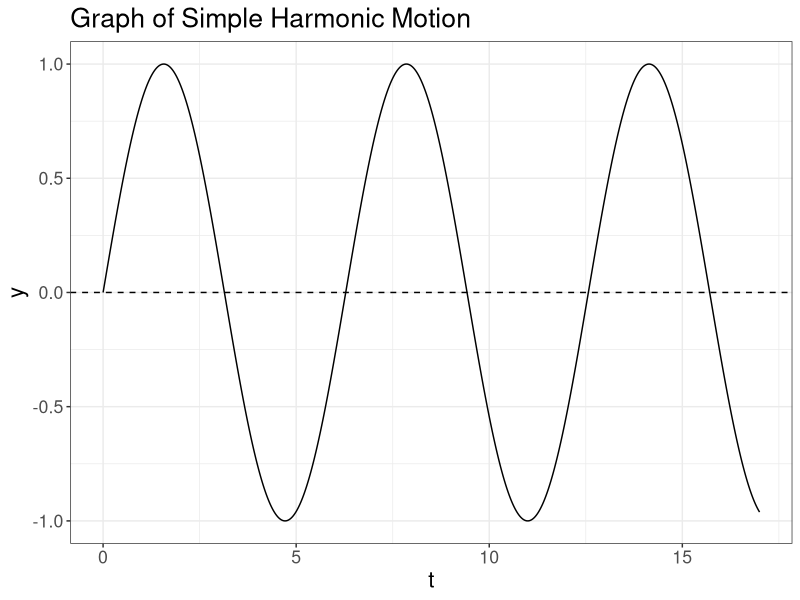
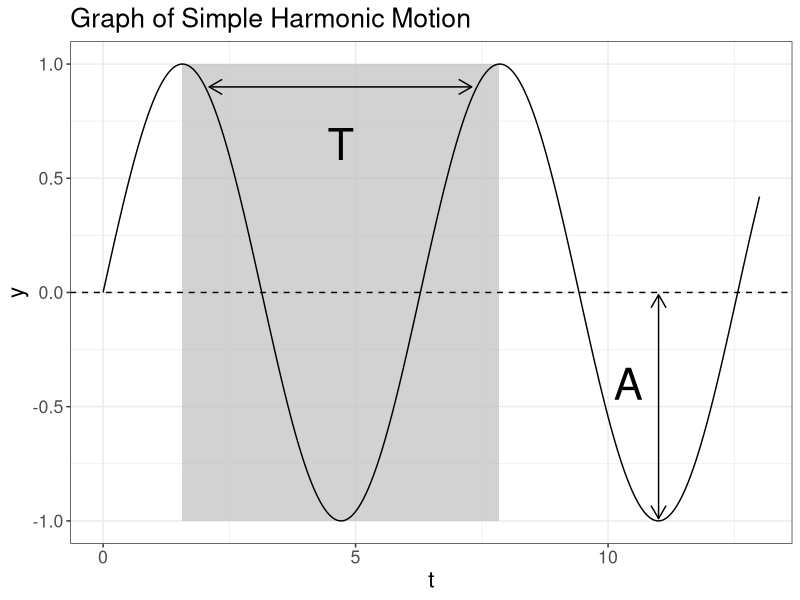
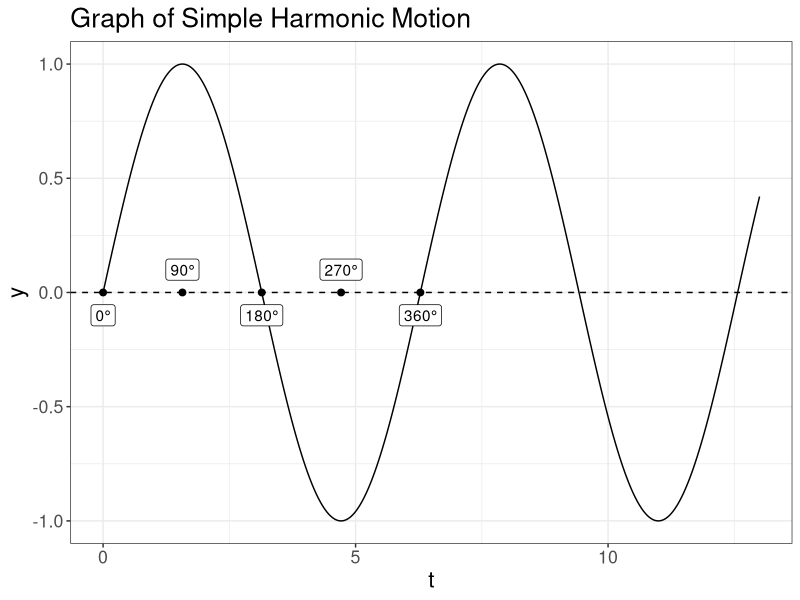
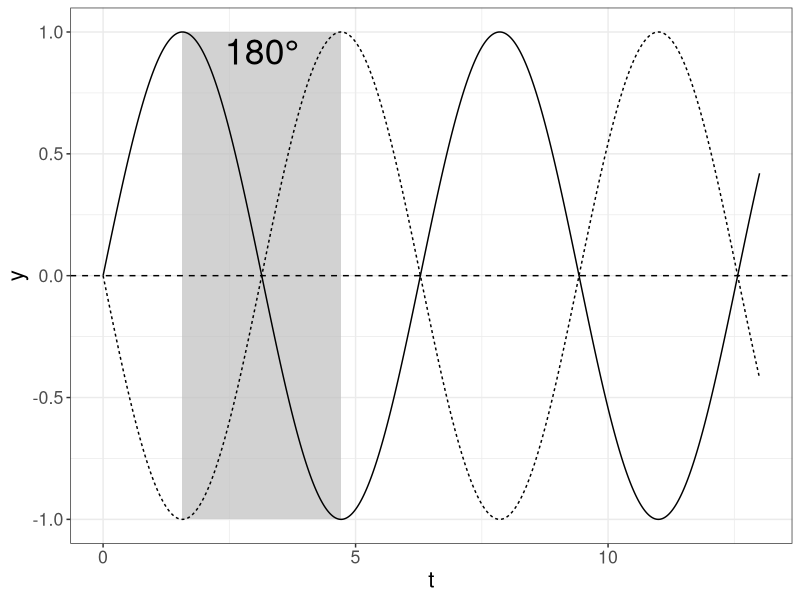
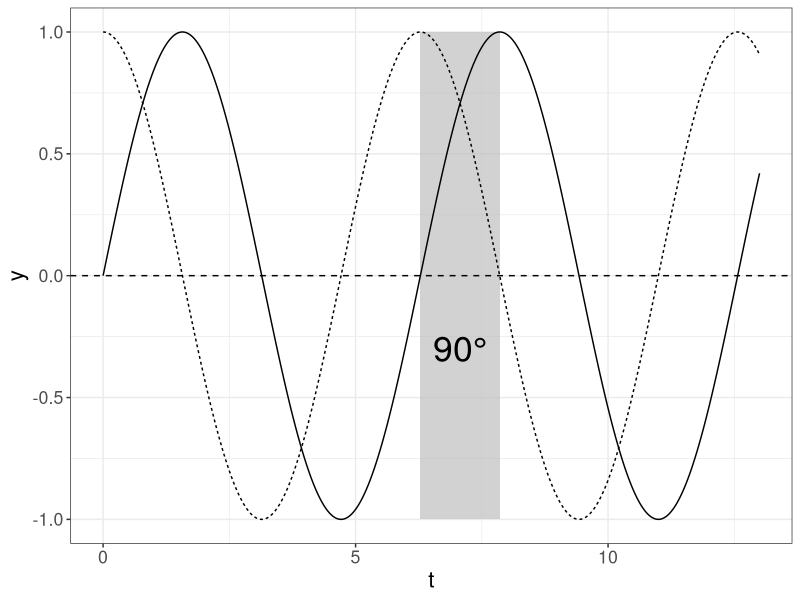
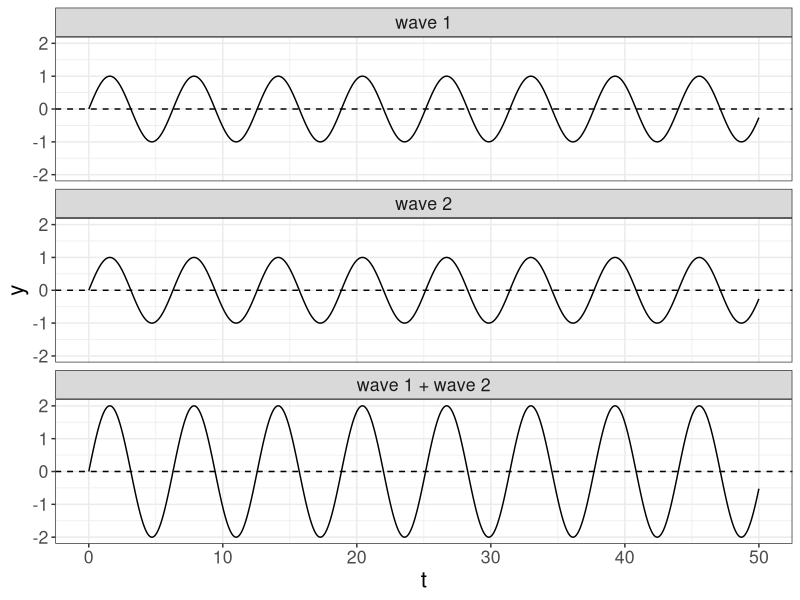
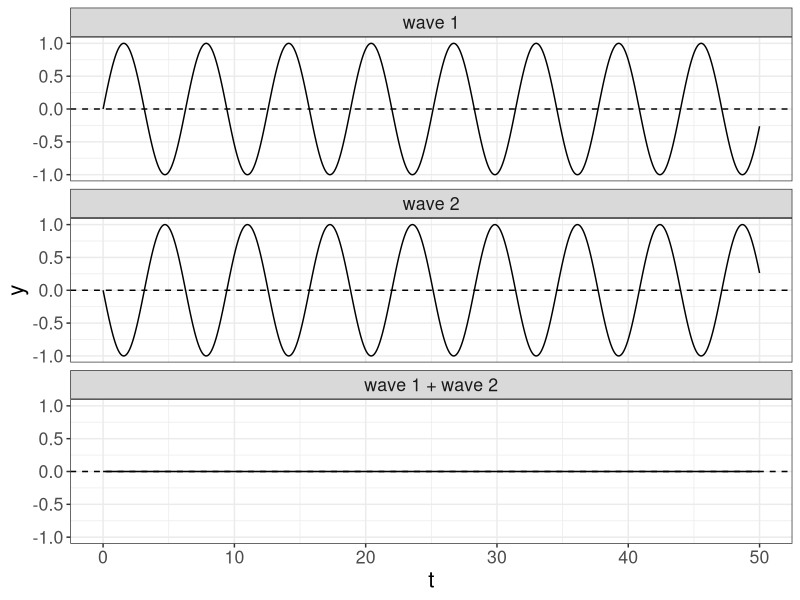
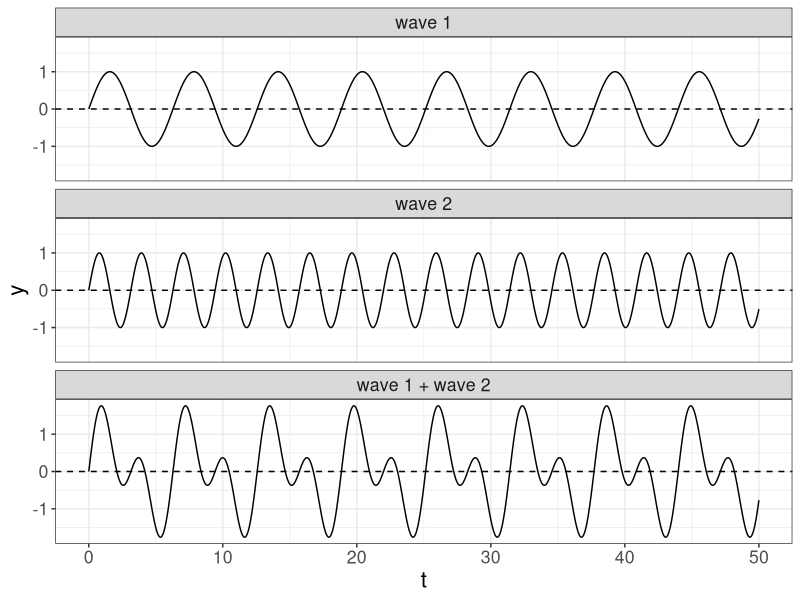

Write R code to recreate these figures, in order.
## ---- chunk 1
knitr::opts_chunk$set(message = FALSE, warning = FALSE, comment = "", echo = FALSE)
options(scipen=999)
library(tidyverse)
theme_set(theme_bw()+theme(text = element_text(size = 16)))
## ---- chunk 2
tibble(t = seq(0, 17, 0.01),
       y = sin(t)) %>% 
  ggplot(aes(t, y))+
  geom_line()+
  geom_hline(yintercept = 0, lty = 2)+
  labs(title = "Graph of Simple Harmonic Motion")
## ---- chunk 3
tibble(t = seq(0, 13, 0.01),
       y = sin(t)) %>% 
  ggplot(aes(t, y))+
  annotate(geom = "rect", xmin = 1.57, xmax= 7.85, ymin = -1, ymax = 1, fill = "grey", alpha = 0.7)+
  annotate(geom = "text", x= 1.57+(7.85-1.57)/2, y = 0.65, label = "T", size = 11)+
  annotate(geom = "segment", x= 2.1, xend = 7.3, y = 0.9, yend = 0.9,
           arrow = arrow(length = unit(0.03, "npc"), ends = "both"))+
  annotate(geom = "text", x= 10.4, y = -0.4, label = "A", size = 11)+
  annotate(geom = "segment", x= 11, xend = 11, y = -0.99, yend = -0.01,
           arrow = arrow(length = unit(0.03, "npc"), ends = "both"))+
  geom_line()+
  geom_hline(yintercept = 0, lty = 2)+
  labs(title = "Graph of Simple Harmonic Motion")
## ---- chunk 4
tibble(t = seq(0, 13, 0.01),
       y = sin(t)) %>% 
  ggplot(aes(t, y))+
  geom_hline(yintercept = 0, lty = 2)+
  geom_line()+
  annotate(geom = "point", x = 0:4*2*pi/4, y = 0, size = 2)+
  annotate(geom = "label", x = 0:4*2*pi/4, y = c(-0.1, 0.1, -0.1, 0.1,-0.1), label = paste0(0:4*90, "°"))+
  labs(title = "Graph of Simple Harmonic Motion")
## ---- chunk 5
tibble(t = seq(0, 13, 0.01),
       y1 = sin(t),
       y2 = sin(t+pi)) %>% 
  pivot_longer(values_to = "y", names_to = "type", y1:y2) %>% 
  ggplot(aes(t, y, group = type))+
  annotate(geom = "rect", xmin = 1.57, xmax= 1.57+pi, ymin = -1, ymax = 1, fill = "grey", alpha = 0.7)+
  annotate(geom = "text", x= 1.57+pi/2, y = 0.92, label = "180°", size = 9)+
  geom_hline(yintercept = 0, lty = 2)+
  geom_line(aes(lty = type), show.legend = FALSE)
## ---- chunk 6
tibble(t = seq(0, 13, 0.01),
       y1 = sin(t),
       y2 = sin(t+pi/2)) %>% 
  pivot_longer(values_to = "y", names_to = "type", y1:y2) %>% 
  ggplot(aes(t, y, group = type))+
  annotate(geom = "rect", xmin = 2*pi, xmax= 2*pi+pi/2, ymin = -1, ymax = 1, fill = "grey", alpha = 0.7)+
  annotate(geom = "text", x= 2*pi+pi/4, y = -0.3, label = "90°", size = 9)+
  geom_hline(yintercept = 0, lty = 2)+
  geom_line(aes(lty = type), show.legend = FALSE)
## ---- chunk 7
tibble(t = seq(0, 50, 0.01),
       `wave 1` = sin(t),
       `wave 2` = sin(t),
       `wave 1 + wave 2` = `wave 1`+`wave 2`) %>% 
  pivot_longer(values_to = "y", names_to = "type", `wave 1`:`wave 1 + wave 2`) %>% 
  mutate(type = factor(type, levels = c("wave 1", "wave 2", "wave 1 + wave 2"))) %>% 
  ggplot(aes(t, y))+
  geom_hline(yintercept = 0, lty = 2)+
  geom_line()+
  facet_wrap(~type, nrow = 3)

tibble(t = seq(0, 50, 0.01),
       `wave 1` = sin(t),
       `wave 2` = sin(t+pi),
       `wave 1 + wave 2` = `wave 1`+`wave 2`) %>% 
  pivot_longer(values_to = "y", names_to = "type", `wave 1`:`wave 1 + wave 2`) %>% 
  mutate(type = factor(type, levels = c("wave 1", "wave 2", "wave 1 + wave 2"))) %>% 
  ggplot(aes(t, y))+
  geom_hline(yintercept = 0, lty = 2)+
  geom_line()+
  facet_wrap(~type, nrow = 3)

tibble(t = seq(0, 50, 0.01),
       `wave 1` = sin(t),
       `wave 2` = sin(2*t),
       `wave 1 + wave 2` = `wave 1`+`wave 2`) %>% 
  pivot_longer(values_to = "y", names_to = "type", `wave 1`:`wave 1 + wave 2`) %>% 
  mutate(type = factor(type, levels = c("wave 1", "wave 2", "wave 1 + wave 2"))) %>% 
  ggplot(aes(t, y))+
  geom_hline(yintercept = 0, lty = 2)+
  geom_line()+
  facet_wrap(~type, nrow = 3)
## ---- chunk 8
tibble(t = seq(0, 0.5, 0.0001),
       `110 Hz` = sin(t*2*pi*110),
       `104 Hz` = sin(t*2*pi*104),
       `110 Hz + 104 Hz` = `110 Hz`+`104 Hz`) %>% 
  pivot_longer(values_to = "y", names_to = "type", `110 Hz`:`110 Hz + 104 Hz`) %>% 
  mutate(type = factor(type, levels = c("110 Hz", "104 Hz", "110 Hz + 104 Hz"))) %>% 
  ggplot(aes(t, y))+
  geom_hline(yintercept = 0, lty = 2)+
  geom_line()+
  facet_wrap(~type, nrow = 3)
